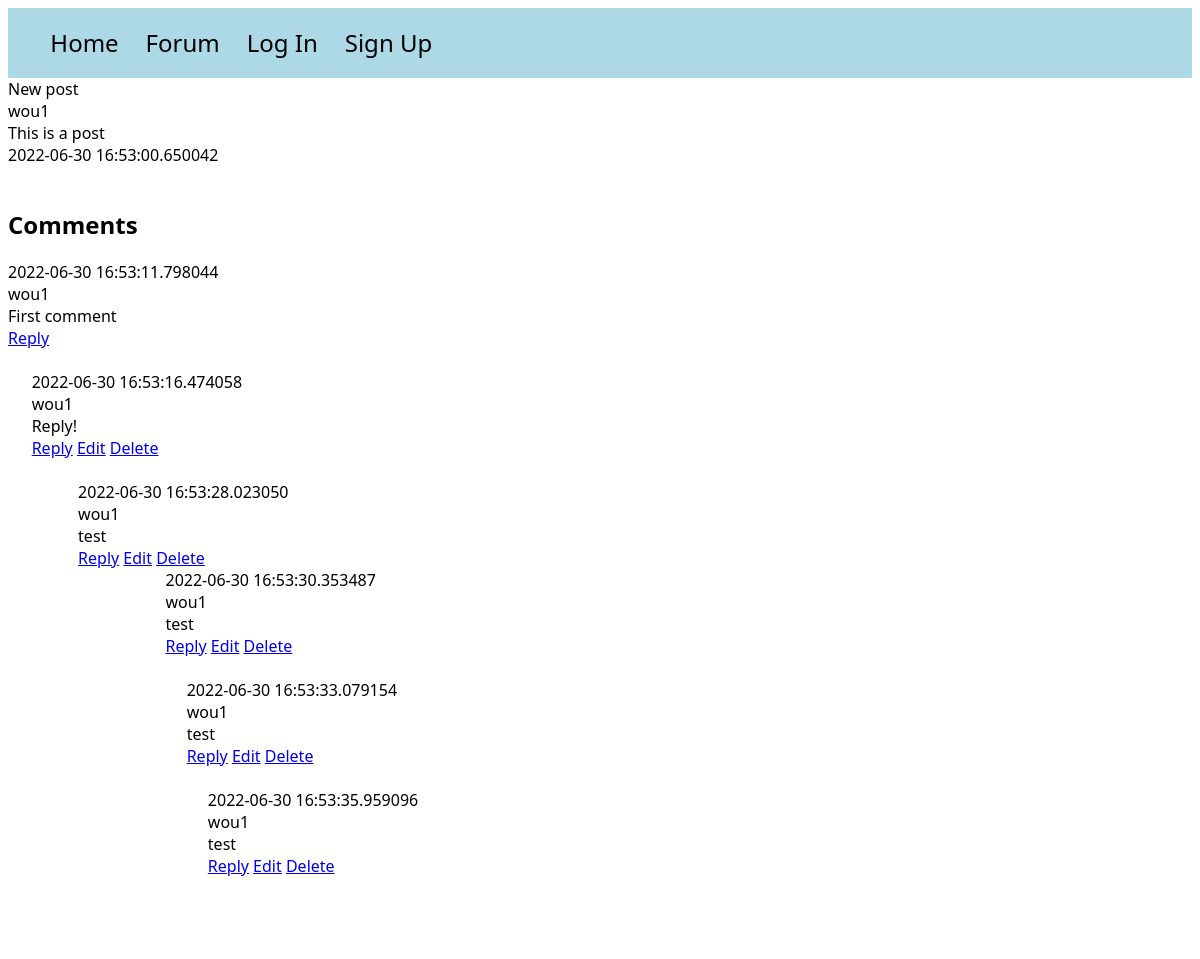
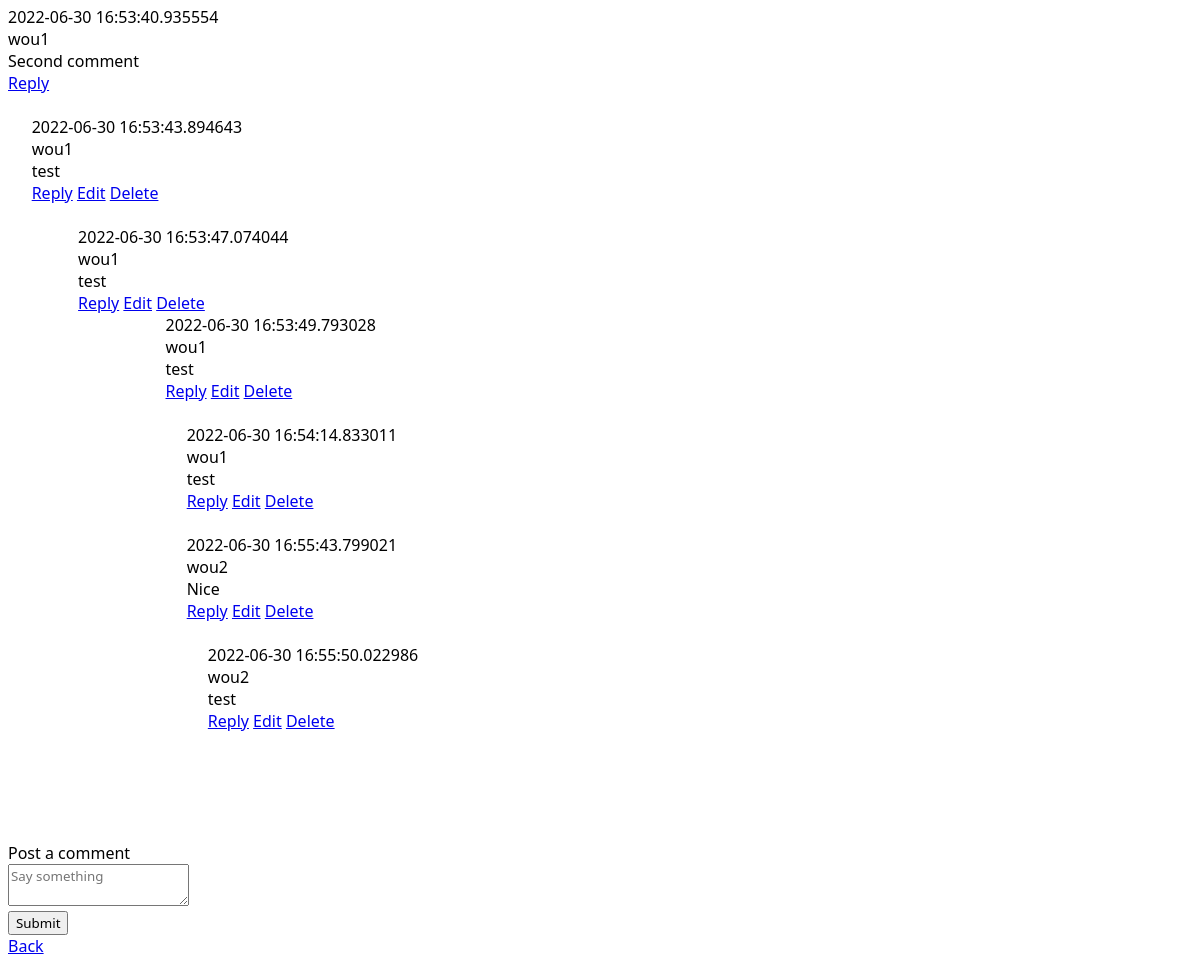
Before: /posts/1 with the older database file (2 pictures, top to bottom).
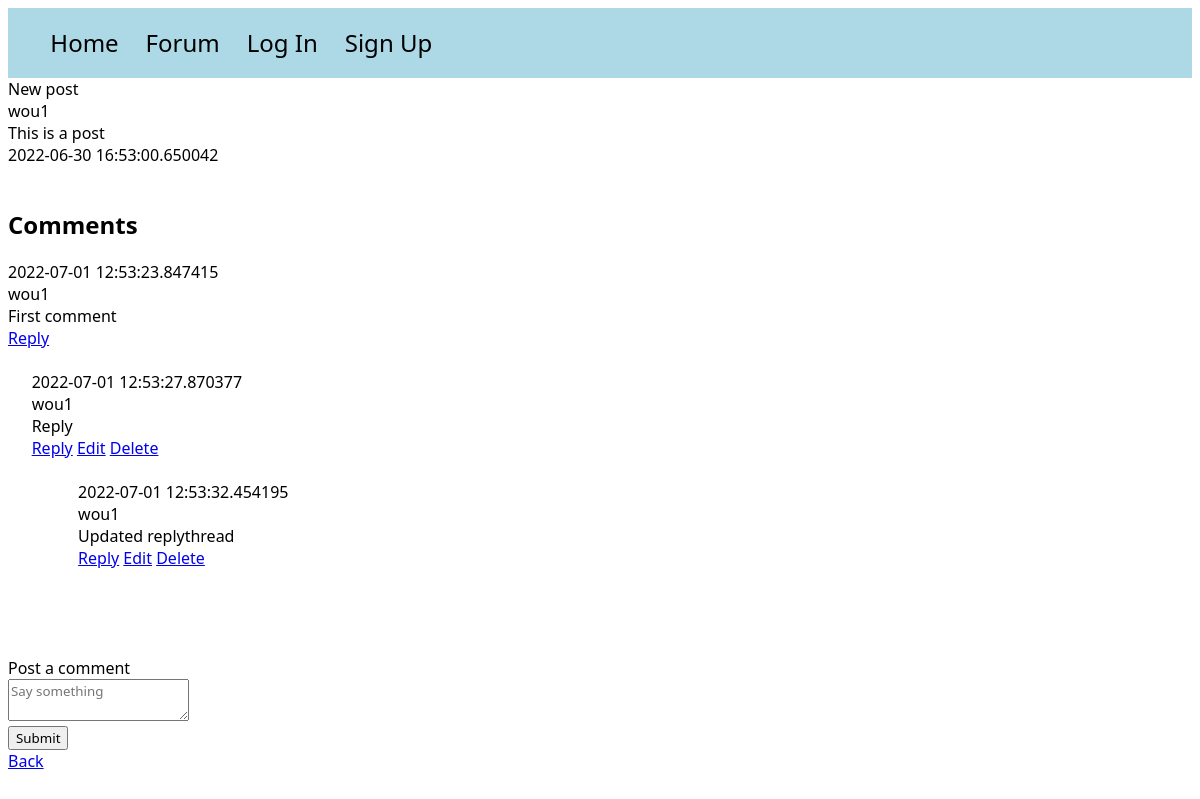
After: the same page with the newer database file.
### models.py (models this page shows)
class Comment(db.Model):
    id = db.Column(db.Integer, primary_key=True)
    author_id = db.Column(db.Integer, db.ForeignKey(User.id))
    author_name = db.relationship('User', backref='comment_poster')
    content = db.Column(db.Text)
    timestamp = db.Column(db.DateTime, default=datetime.utcnow)
    post_id = db.Column(db.Integer, db.ForeignKey(Post.id))
    replies = db.relationship('Reply', backref='replied_comment')

class User(UserMixin, db.Model):
    id = db.Column(db.Integer, primary_key=True)
    email = db.Column(db.String(100), unique=True)
    password = db.Column(db.String(100))
    name = db.Column(db.String(1000))
    last_seen = db.Column(db.String(100))
    posts = db.relationship('Post', backref='poster')

class Reply(db.Model):
    id = db.Column(db.Integer, primary_key=True)
    reply_author_id = db.Column(db.Integer, db.ForeignKey(User.id))
    reply_author_name = db.relationship('User', backref='reply_poster')
    content = db.Column(db.Text)
    timestamp = db.Column(db.DateTime, default=datetime.utcnow)
    comment_id = db.Column(db.Integer, db.ForeignKey(Comment.id))
    post_id = db.Column(db.Integer, db.ForeignKey(Post.id))
    replies = db.relationship('ReplyThread', backref='replied_thread')

class ReplyThread(db.Model):
    id = db.Column(db.Integer, primary_key=True)
    author_id = db.Column(db.Integer, db.ForeignKey(User.id))
    author_name = db.relationship('User', backref='reply_thread_poster')
    content = db.Column(db.Text)
    timestamp = db.Column(db.DateTime, default=datetime.utcnow)
    reply_id = db.Column(db.Integer, db.ForeignKey(Reply.id))
    parent_id = db.Column(db.Integer, db.ForeignKey('reply_thread.id'))
    children = db.relationship('ReplyThread', backref='parent', remote_side=[id])
    post_id = db.Column(db.Integer, db.ForeignKey(Post.id))
    depth = db.Column(db.Integer, default=1)

### app.py (the view)
@app.route('/posts/<int:id>')
def post(id):
    post = Post.query.get_or_404(id)
    comments = Comment.query.order_by(Comment.timestamp)
    replies = Reply.query.order_by(Reply.timestamp)
    reply_threads = ReplyThread.query.order_by(ReplyThread.timestamp)
    specific_comments = [comment for comment in comments if comment.post_id == id]
    return render_template("post.html", post=post, comments=specific_comments, replies=replies,
                           reply_threads=reply_threads, reply_thread_continued=reply_threads)

### templates/post.html (shortened to what this page needs)
<!DOCTYPE html>
<html lang="en">
<head>
</head>
<link rel="stylesheet" href="/static/style.css">
<body>
<div id="navbar">
    <ul>
        <a href="{{ url_for('home') }}"><li>Home</li></a>
        <a href="{{ url_for('posts') }}"><li>Forum</li></a>
         {% if not current_user.is_authenticated %}
        <a href="{{ url_for('auth.login') }}"><li>Log In</li></a> <a href="{{ url_for('auth.signup') }}"><li>Sign Up</li></a>
        {% endif %}
    </ul>
</div>
{{ post.title }}<br>
{{ post.poster.name }}<br>
{{ post.content }}<br>
{{ post.date_posted }}<br><br>
<div id="comment-container">
    <h2>Comments</h2>
    {% for comment in comments %}
        {{ comment.timestamp }} <br>
        {{ comment.author_name.name }} <br>
        {{ comment.content }} <br>
        <a href="{{ url_for('reply_comment', id=comment.id) }}">Reply</a>
        <br> <br>
        <div id="comment-reply-container">
        {% for reply in replies %}
            {% if reply.comment_id == comment.id %}
                {{ reply.timestamp }} <br>
                {{ reply.reply_author_name.name }} <br>
                {{ reply.content }} <br>
                <a href="{{ url_for('reply_thread', id=reply.id) }}">Reply</a>
                <a href="{{ url_for('edit_reply', id=reply.id) }}">Edit</a>
                <a href="{{ url_for('delete_reply', id=reply.id) }}">Delete</a> <br><br>
                <div id="reply-thread-container">
                    {% for reply_thread in reply_threads %}
                    {% if reply_thread.reply_id == reply.id and not reply_thread.parent_id %}
                        {{ reply_thread.timestamp }} <br>
                        {{ reply_thread.author_name.name }} <br>
                        {{ reply_thread.content }} <br>
                        <a href="{{ url_for('reply_thread_continue', id=reply_thread.id) }}">Reply</a>
                        <a href="{{ url_for('edit_reply_thread', id=reply_thread.id) }}">Edit</a>
                        <a href="{{ url_for('delete_reply_thread', id=reply_thread.id) }}">Delete</a>
                        <div id="highest-depth-reply-container">
                                {% for reply_thread_continue in reply_thread_continued %}
                                    <div id="depth-marker" style="margin-left: {{ reply_thread_continue.depth|int }}%">
                                    {% if reply_thread_continue.parent_id == reply_thread.id or reply_thread_continue.reply_id == reply_thread_continue.children.reply_id and reply_thread_continue.reply_id == reply.id %}
                                        {{ reply_thread_continue.timestamp }} <br>
                                        {{ reply_thread_continue.author_name.name }} <br>
                                        {{ reply_thread_continue.content }} <br>
                                        <a href="{{ url_for('reply_thread_continue', id=reply_thread_continue.id) }}">Reply</a>
                                        <a href="{{ url_for('delete_reply_thread', id=reply_thread.id) }}">Edit</a>
                                        <a href="{{ url_for('delete_reply_thread', id=reply_thread_continue.id) }}">Delete</a><br><br>
                                    {% endif %}
                                    </div>
                                {% endfor %}
                        </div>
                        <br>
                    {% endif %}
                {% endfor %}
                </div>
                <br>
            {% endif %}
        {% endfor %} <br>
        </div>
    {% endfor %}
</div>
<br>
<div id="add-comment-container">
    <form class="comment-form" action="{{ url_for('post_comment', id=post.id) }}" method="post">
        <label for="comment-content">Post a comment</label>
        <div class="field">
            <textarea id="comment-content" name="comment_body" placeholder="Say something"></textarea>
        </div>
        <input type="submit">
    </form>
</div>
<a href="{{ url_for('posts') }}">Back</a>
</body>
</html>

Changed rows visible on the page:
removed Comment: timestamp "2022-06-30 16:53:11.798044", author_name.name "wou1", content "First comment"
no longer on this page (row edited): Reply: timestamp "2022-06-30 16:53:16.474058", reply_author_name.name "wou1", content "Reply!", shown under "2022-06-30 16:53:11.798044"
no longer on this page (row unchanged): ReplyThread: timestamp "2022-06-30 16:53:28.023050", author_name.name "wou1", content "test", shown under "2022-06-30 16:53:16.474058"
no longer on this page (row unchanged): ReplyThread: timestamp "2022-06-30 16:53:30.353487", author_name.name "wou1", content "test", shown under "2022-06-30 16:53:28.023050"
no longer on this page (row unchanged): ReplyThread: timestamp "2022-06-30 16:53:33.079154", author_name.name "wou1", content "test", shown under "2022-06-30 16:53:28.023050"
no longer on this page (row unchanged): ReplyThread: timestamp "2022-06-30 16:53:35.959096", author_name.name "wou1", content "test", shown under "2022-06-30 16:53:28.023050"
removed Comment: timestamp "2022-06-30 16:53:40.935554", author_name.name "wou1", content "Second comment"
no longer on this page (row edited): Reply: timestamp "2022-06-30 16:53:43.894643", reply_author_name.name "wou1", content "test", shown under "2022-06-30 16:53:40.935554"
no longer on this page (row unchanged): ReplyThread: timestamp "2022-06-30 16:53:47.074044", author_name.name "wou1", content "test", shown under "2022-06-30 16:53:43.894643"
no longer on this page (row unchanged): ReplyThread: timestamp "2022-06-30 16:53:49.793028", author_name.name "wou1", content "test", shown under "2022-06-30 16:53:47.074044"
no longer on this page (row unchanged): ReplyThread: timestamp "2022-06-30 16:54:14.833011", author_name.name "wou1", content "test", shown under "2022-06-30 16:53:47.074044"
no longer on this page (row unchanged): ReplyThread: timestamp "2022-06-30 16:55:43.799021", author_name.name "wou2", content "Nice", shown under "2022-06-30 16:53:47.074044"
no longer on this page (row unchanged): ReplyThread: timestamp "2022-06-30 16:55:50.022986", author_name.name "wou2", content "test", shown under "2022-06-30 16:53:47.074044"
added Comment: timestamp "2022-07-01 12:53:23.847415", author_name.name "wou1", content "First comment"
added Reply: timestamp "2022-07-01 12:53:27.870377", reply_author_name.name "wou1", content "Reply", shown under "2022-07-01 12:53:23.847415"
added ReplyThread: timestamp "2022-07-01 12:53:32.454195", author_name.name "wou1", content "Updated replythread", shown under "2022-07-01 12:53:27.870377"
